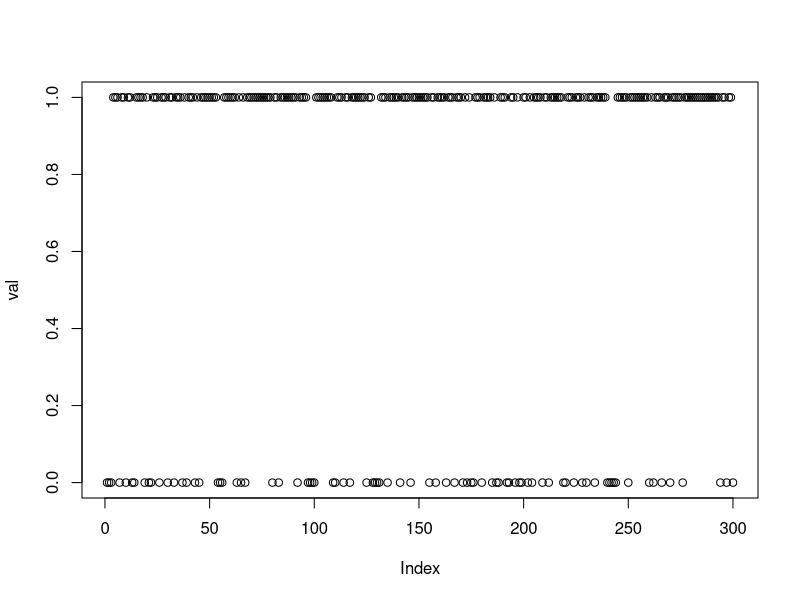

Reproduce this figure in R.
n<-9000
ngroup<-300
gsize<-n/300

solve<-function(){
    bdays <- sample(1:365, gsize, replace = TRUE)
  any(duplicated(bdays))
}
val<-replicate(ngroup,solve())
print(mean(val))
plot(val)